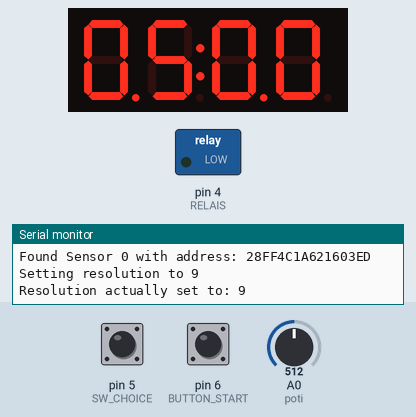
Simulated run of this sketch. Board: Arduino Uno, built with avr-gcc and run on an emulated ATmega328P. Shown: 4-digit seven-segment display, switched loads named in the sketch (green lamp = pin HIGH), the last lines printed to the serial monitor. The inputs (shaded band) are chosen by the test bench; at power-on: pin 5 (SW_CHOICE) LOW, pin 6 (BUTTON_START) HIGH, A0 (poti) = 512.

Above: at 1.3 s.
1.4 s: pin 5 (SW_CHOICE) pulled HIGH for 0.15 s
At 1.52 s:
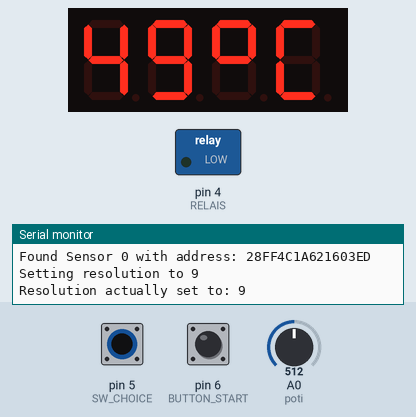
3.0 s: pin 6 (BUTTON_START) pulled LOW for 0.15 s
At 4.9 s:
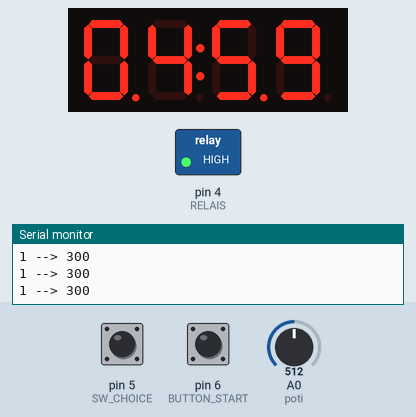
6.1 s: pin 6 (BUTTON_START) pulled LOW for 1 s
At 6.9 s:
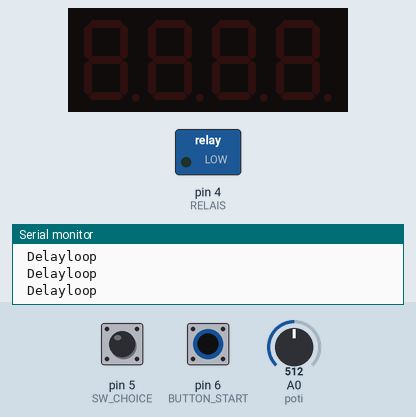
8.6 s: A0 (poti) set to 716
At 9.6 s:
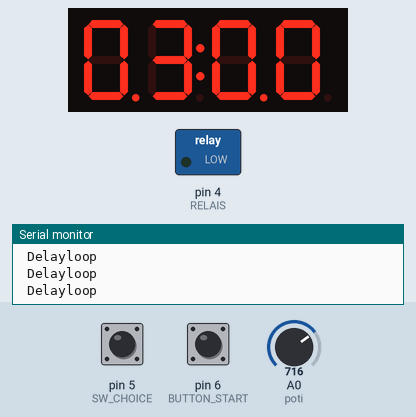
10.2 s: pin 5 (SW_CHOICE) pulled HIGH for 1 s
At 10.7 s:
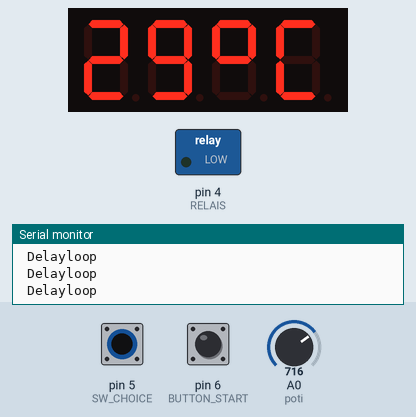
12.7 s: A0 (poti) set to 900
At 14.1 s:
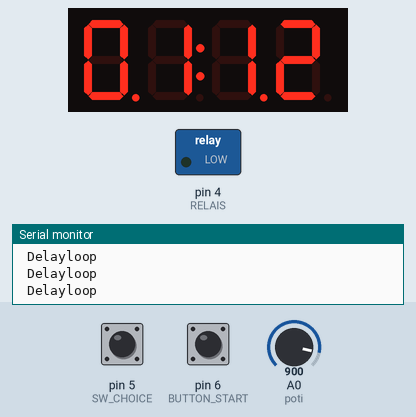
Timing chart, 0 to 15.3 s (numbered marks = the images above; inputs shaded):
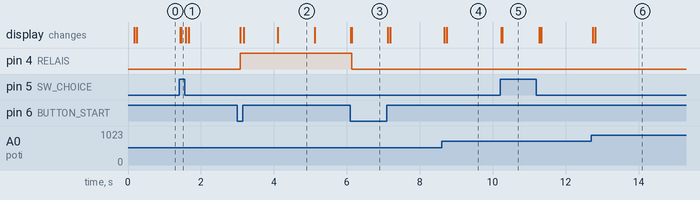

Measured:
- after the input at 1.4 s, the display: first changes at once (image 1 shows a later state)
- after the input at 3.0 s, pin 4 (RELAIS): LOW → HIGH after 0.07 s; the display: first changes after 0.07 s (image 2 shows a later state)
- after the input at 6.1 s, pin 4 (RELAIS): HIGH → LOW at once
- after the input at 8.6 s, the display: first changes after 0.08 s (image 4 shows a later state)
- after the input at 10.2 s, the display: first changes at once (image 5 shows a later state)
- after the input at 12.7 s, the display: first changes after 0.05 s (image 6 shows a later state)

The sketch:

timertemp.ino
```cpp
#include <Arduino.h>
#include <TM1637Display.h>
#include <OneWire.h>
#include <DallasTemperature.h>

// Module connection pins (Digital Pins)
#define CLK 3
#define DIO 2
#define BUTTON_START 6
#define SW_CHOICE 5
#define RELAIS 4
#define ONE_WIRE 7

#define TEMPERATURE_PRECISION 9 // Lower resolution

#define STATE_TEMP false
#define STATE_TIME true
#define DEBUG true


// Create degree Celsius symbol:
const uint8_t celsius[] = {
  SEG_A | SEG_B | SEG_F | SEG_G,  // Circle
  SEG_A | SEG_D | SEG_E | SEG_F   // C
};

TM1637Display display(CLK, DIO);
OneWire tempSens(ONE_WIRE);

DallasTemperature sensor_temp(&tempSens);

int poti = A0;
int time_goal = 0;
int time_is = 0;
int time_left = 0;
int mintime = 0;
bool running = false;
bool state;
unsigned long starttime;
const int maxtime = 10*60;
const float th_temp = 0.5;

int temp_is = 0;
int temp_goal = 0;

int getmin(int nb){
  return nb / 60;
}

int getsec(int nb){
  return (nb - getmin(nb)*60);
}

void start_run(){
  running = true;
  display.clear();
  if(state == STATE_TIME){
    digitalWrite(RELAIS,HIGH);
    starttime = millis();
  }
  if(DEBUG) Serial.println("Start Run");
  while(!digitalRead(BUTTON_START)) {
    delay(10);
    if(DEBUG) Serial.println(" Delayloop");
  }
}

void sensor_debug(){
    // Grab a count of devices on the wire
  int numberOfDevices = sensor_temp.getDeviceCount();
  DeviceAddress tempDeviceAddress; // We'll use this variable to store a found device address

  // locate devices on the bus
  Serial.print("Locating devices...");

  Serial.print("Found ");
  Serial.print(numberOfDevices, DEC);
  Serial.println(" devices.");

  // report parasite power requirements
  Serial.print("Parasite power is: ");
  if (sensor_temp.isParasitePowerMode()) Serial.println("ON");
  else Serial.println("OFF");

  // Loop through each device, print out address
  for(int i=0;i<numberOfDevices; i++)
  {
    // Search the wire for address
    if(sensor_temp.getAddress(tempDeviceAddress, i))
	{
		Serial.print("Found Sensor ");
		Serial.print(i, DEC);
		Serial.print(" with address: ");
		printAddress(tempDeviceAddress);
		Serial.println();

		Serial.print("Setting resolution to ");
		Serial.println(TEMPERATURE_PRECISION, DEC);

		// set the resolution to TEMPERATURE_PRECISION bit (Each Dallas/Maxim device is capable of several different resolutions)
		sensor_temp.setResolution(tempDeviceAddress, TEMPERATURE_PRECISION);

		Serial.print("Resolution actually set to: ");
		Serial.print(sensor_temp.getResolution(tempDeviceAddress), DEC);
		Serial.println();
	}else{
		Serial.print("Found ghost device at ");
		Serial.print(i, DEC);
		Serial.print(" but could not detect address. Check power and cabling");
	}
  }
}


// function to print a device address
void printAddress(DeviceAddress deviceAddress)
{
  for (uint8_t i = 0; i < 8; i++)
  {
    if (deviceAddress[i] < 16) Serial.print("0");
    Serial.print(deviceAddress[i], HEX);
  }
}

void check_time(){
  if(running && state == STATE_TIME){
    time_is = (millis()-starttime)/1000;
    time_left = time_goal - time_is;
    if(DEBUG){
      Serial.print(time_is);
      Serial.print(" --> ");
      Serial.println(time_goal);
    }
    if(time_is >= time_goal){
      end_run();
    }
  }
  if(running && state == STATE_TEMP){
    sensor_temp.requestTemperatures();
    float temp_prec = sensor_temp.getTempCByIndex(0);
    temp_is = (int)temp_prec;
    if(DEBUG){
      Serial.print(temp_is);
      Serial.print(" --> ");
      Serial.println(temp_goal);
    }
    if(temp_prec <= (temp_goal - th_temp)){
      digitalWrite(RELAIS,HIGH);
      if(DEBUG) Serial.println(" Relais ein");
    }
    else if (temp_prec >= (temp_goal + th_temp)){
      digitalWrite(RELAIS,LOW);
      if(DEBUG) Serial.println(" Relais aus");
    }
  }
}

void end_run(){
  running = false;
  display.clear();
  digitalWrite(RELAIS,LOW);
  if(DEBUG) Serial.println("End Run");
  while(!digitalRead(BUTTON_START)) {
    delay(10);
    if(DEBUG) Serial.println(" Delayloop");
  }
}

void update_pot(){
  if(!running){
    if(state == STATE_TIME){
        float meas = 0;
        int nb_meas = 50;
        for(int i = 0; i < nb_meas; ++i)
        {
          meas += (float)analogRead(poti);
          delay(1);
        }
        meas /= nb_meas;

        //pres = (int)(maxtime-mintime)/1024*pot_time+mintime;
        time_goal = (int)((maxtime-mintime)/1024.0 * (1024-(float)meas) + (float)mintime);
        //Serial.println(time_goal);
    }
    if(state == STATE_TEMP){
        float meas = 0;
        int nb_meas = 25;
        for(int i = 0; i < nb_meas; ++i)
        {
          meas += (float)analogRead(poti);
          delay(1);
        }
        meas /= nb_meas;

        temp_goal = (int)(99.0/1024.0 * (1024-(float)meas));
        //Serial.println(temp_goal);
    }
  }
}

void update_buttons(){
  bool tmp_start = digitalRead(BUTTON_START);
  bool tmp_mode = digitalRead(SW_CHOICE);

  if(DEBUG && 0){
    Serial.print("Running: ");
    Serial.print(running);
    Serial.print(" Start: ");
    Serial.print(tmp_start);
    Serial.print(" State: ");
    Serial.println(tmp_mode);
  }
    if (!tmp_start && !running) {
      start_run();
    }
    //tmp_start = digitalRead(BUTTON_START);
    else if (!tmp_start && running) {
      end_run();
    }
    if(tmp_mode && !running){
      state = STATE_TEMP;
    }
    if(!tmp_mode && !running){
      state = STATE_TIME;
    }
}

void state_show(){
  if(state == STATE_TEMP) Serial.print("Temperature ");
  else Serial.print("Time ");
  if(running) Serial.print("Run ");
  else Serial.print("Wait ");
  Serial.print("Relais: ");
  Serial.println(digitalRead(RELAIS));
}

void lcdwrite(){
  if(running && state == STATE_TIME){
    int displaytime = (getmin(time_left) * 100) + getsec(time_left);
    display.showNumberDecEx(displaytime, 0b11100000, true);
    display.setBrightness(0x01);
  }
  if(!running && state == STATE_TIME){
    int displaytime = (getmin(time_goal) * 100) + getsec(time_goal);
    display.showNumberDecEx(displaytime, 0b11100000, true);
    display.setBrightness(0x02);
  }
  if(running && state == STATE_TEMP){
    display.showNumberDec(temp_is, false, 2, 0);
    display.setSegments(celsius, 2, 2);
    display.setBrightness(0x03);
  }
  if(!running && state == STATE_TEMP){
    display.showNumberDec(temp_goal, false, 2, 0);
    display.setSegments(celsius, 2, 2);
    display.setBrightness(0x07);
  }
}

void setup() {
  // Debugging output
  Serial.begin(9600);
  sensor_temp.begin();
  if(DEBUG){sensor_debug();}
  pinMode(SW_CHOICE, INPUT);
  pinMode(BUTTON_START, INPUT);
  pinMode(RELAIS, OUTPUT);
  display.setBrightness(0x02);
  display.clear();
}

void loop() {
  //if(DEBUG) state_show();
  update_pot();
  update_buttons();
  check_time();
  lcdwrite();
}
```
